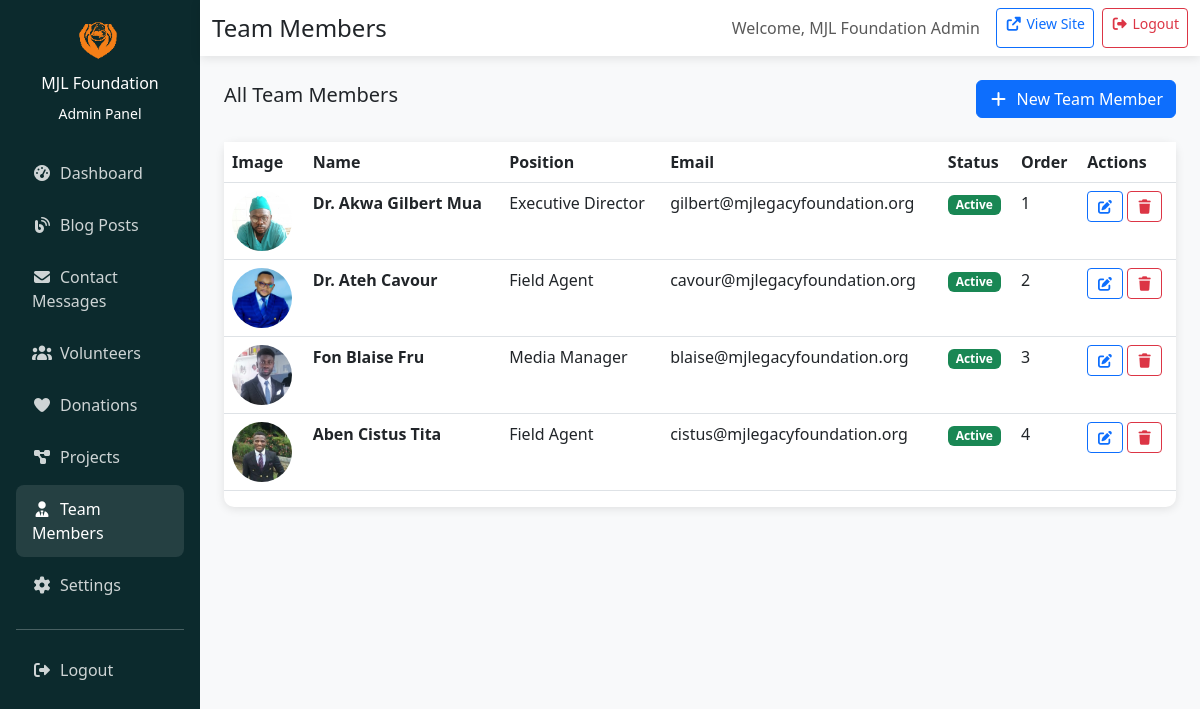
/admin/team.php (signed in), run on the app's committed database.
### tables this page shows
CREATE TABLE team_members (
    id INT AUTO_INCREMENT PRIMARY KEY,
    name VARCHAR(100) NOT NULL,
    position VARCHAR(100) NOT NULL,
    bio TEXT,
    image VARCHAR(255),
    email VARCHAR(100),
    phone VARCHAR(20),
    social_facebook VARCHAR(255),
    social_twitter VARCHAR(255),
    social_linkedin VARCHAR(255),
    is_active BOOLEAN DEFAULT TRUE,
    sort_order INT DEFAULT 0,
    created_at TIMESTAMP DEFAULT CURRENT_TIMESTAMP,
    updated_at TIMESTAMP DEFAULT CURRENT_TIMESTAMP ON UPDATE CURRENT_TIMESTAMP
);

### admin/team.php (the view, shortened to what this page needs)
<?php
require_once '../includes/config.php';
$action = $_GET['action'] ?? 'list';
$team_members = [];
if ($action === 'list') {
    try {
        $stmt = $pdo->query("SELECT * FROM team_members ORDER BY sort_order ASC, name ASC");
        $team_members = $stmt->fetchAll();
    } catch (PDOException $e) {
        $message = '<div class="alert alert-danger">Error loading team members: ' . $e->getMessage() . '</div>';
    }
}
?>
<!DOCTYPE html>
<html lang="en">
<head>
    <link href="https://cdn.jsdelivr.net/npm/bootstrap@5.3.0/dist/css/bootstrap.min.css" rel="stylesheet">
    <link rel="stylesheet" href="https://cdnjs.cloudflare.com/ajax/libs/font-awesome/7.0.0/css/all.min.css">
</head>
<body>
    <div class="container-fluid">
        <div class="row">
            <div class="col-md-3 col-lg-2 px-0">
                <div class="sidebar p-3">
                    <div class="text-center mb-4">
                        <img src="../assets/images/logo.png" alt="MJL Foundation" height="50" class="mb-2">
                        <h6>MJL Foundation</h6>
                        <small>Admin Panel</small>
                    </div>
                    <nav class="nav flex-column">
                        <a class="nav-link" href="dashboard.php">
                            <i class="fas fa-tachometer-alt me-2"></i>Dashboard
                        </a>
                        <a class="nav-link" href="blog-posts.php">
                            <i class="fas fa-blog me-2"></i>Blog Posts
                        </a>
                        <a class="nav-link" href="contact-submissions.php">
                            <i class="fas fa-envelope me-2"></i>Contact Messages
                        </a>
                        <a class="nav-link" href="volunteers.php">
                            <i class="fas fa-users me-2"></i>Volunteers
                        </a>
                        <a class="nav-link" href="donations.php">
                            <i class="fas fa-heart me-2"></i>Donations
                        </a>
                        <a class="nav-link" href="projects.php">
                            <i class="fas fa-project-diagram me-2"></i>Projects
                        </a>
                        <a class="nav-link active" href="team.php">
                            <i class="fas fa-user-tie me-2"></i>Team Members
                        </a>
                        <a class="nav-link" href="settings.php">
                            <i class="fas fa-cog me-2"></i>Settings
                        </a>
                        <hr class="my-3">
                        <a class="nav-link" href="logout.php">
                            <i class="fas fa-sign-out-alt me-2"></i>Logout
                        </a>
                    </nav>
                </div>
            </div>
            <div class="col-md-9 col-lg-10 px-0">
                <div class="main-content">
                    <nav class="navbar navbar-expand-lg">
                        <div class="container-fluid">
                            <h4 class="mb-0">
                                <?php if ($action === 'new'): ?>
                                    New Team Member
                                <?php elseif ($action === 'edit'): ?>
                                    Edit Team Member
                                <?php else: ?>
                                    Team Members
                                <?php endif; ?>
                            </h4>
                            <div class="navbar-nav ms-auto">
                                <span class="navbar-text me-3">
                                    Welcome, <?php echo htmlspecialchars($_SESSION['full_name'] ?? $_SESSION['username'] ?? 'Admin'); ?>
                                </span>
                                <a href="../index.php" class="btn btn-outline-primary btn-sm me-2">
                                    <i class="fas fa-external-link-alt me-1"></i>View Site
                                </a>
                                <a href="logout.php" class="btn btn-outline-danger btn-sm">
                                    <i class="fas fa-sign-out-alt me-1"></i>Logout
                                </a>
                            </div>
                        </div>
                    </nav>
                    <div class="p-4">
                        <?php if ($action === 'list'): ?>
                            <div class="d-flex justify-content-between align-items-center mb-4">
                                <h5>All Team Members</h5>
                                <a href="?action=new" class="btn btn-primary">
                                    <i class="fas fa-plus me-2"></i>New Team Member
                                </a>
                            </div>
                            <div class="table-card">
                                <div class="card-body">
                                    <?php if (empty($team_members)): ?>
                                        <p class="text-muted mx-3">No team members found.</p>
                                    <?php else: ?>
                                        <div class="table-responsive">
                                            <table class="table table-hover">
                                                <thead>
                                                    <tr>
                                                        <th>Image</th>
                                                        <th>Name</th>
                                                        <th>Position</th>
                                                        <th>Email</th>
                                                        <th>Status</th>
                                                        <th>Order</th>
                                                        <th>Actions</th>
                                                    </tr>
                                                </thead>
                                                <tbody>
                                                    <?php foreach ($team_members as $member): ?>
                                                        <tr>
                                                            <td>
                                                                <?php if ($member['image']): ?>
                                                                    <img src="../assets/images/<?php echo htmlspecialchars($member['image']); ?>"
                                                                         alt="<?php echo htmlspecialchars($member['name']); ?>"
                                                                         class="team-member-image">
                                                                <?php else: ?>
                                                                    <div class="team-member-image bg-secondary d-flex align-items-center justify-content-center">
                                                                        <i class="fas fa-user text-white"></i>
                                                                    </div>
                                                                <?php endif; ?>
                                                            </td>
                                                            <td>
                                                                <strong><?php echo htmlspecialchars($member['name']); ?></strong>
                                                            </td>
                                                            <td><?php echo htmlspecialchars($member['position']); ?></td>
                                                            <td><?php echo htmlspecialchars($member['email']); ?></td>
                                                            <td>
                                                                <?php if ($member['is_active']): ?>
                                                                    <span class="badge bg-success">Active</span>
                                                                <?php else: ?>
                                                                    <span class="badge bg-secondary">Inactive</span>
                                                                <?php endif; ?>
                                                            </td>
                                                            <td><?php echo $member['sort_order']; ?></td>
                                                            <td>
                                                                <a href="?action=edit&id=<?php echo $member['id']; ?>" class="btn btn-sm btn-outline-primary">
                                                                    <i class="fas fa-edit"></i>
                                                                </a>
                                                                <button class="btn btn-sm btn-outline-danger" onclick="deleteMember(<?php echo $member['id']; ?>)">
                                                                    <i class="fas fa-trash"></i>
                                                                </button>
                                                            </td>
                                                        </tr>
                                                    <?php endforeach; ?>
                                                </tbody>
                                            </table>
                                        </div>
                                    <?php endif; ?>
                                </div>
                            </div>
                        <?php endif; ?>
                    </div>
                </div>
            </div>
        </div>
    </div>
</body>
</html>

### admin/team.php (style rules this page uses)
:root { --primary-color: #0c2a2d; --secondary-color: #ff5e28; --accent-color: #67BDB0; }
.sidebar { background: var(--primary-color); min-height: 100vh; color: white; }
.sidebar .nav-link { color: rgba(255,255,255,0.8); padding: 0.75rem 1rem; border-radius: 8px; margin-bottom: 0.25rem; }
.sidebar .nav-link:hover, .sidebar .nav-link.active { color: white; background: rgba(255,255,255,0.1); }
.main-content { background: #f8f9fa; min-height: 100vh; }
.navbar { background: white; box-shadow: 0 2px 10px rgba(0,0,0,0.1); }
.table-card { background: white; border-radius: 10px; box-shadow: 0 2px 10px rgba(0,0,0,0.1); }
.team-member-image { width: 60px; height: 60px; object-fit: cover; border-radius: 50%; }

### data on the page
team_members: image (picture), name "Dr. Akwa Gilbert Mua", position "Executive Director", email "gilbert@mjlegacyfoundation.org", is_active "Active", sort_order "1"
team_members: image (picture), name "Dr. Ateh Cavour", position "Field Agent", email "cavour@mjlegacyfoundation.org", is_active "Active", sort_order "2"
team_members: image (picture), name "Fon Blaise Fru", position "Media Manager", email "blaise@mjlegacyfoundation.org", is_active "Active", sort_order "3"
team_members: image (picture), name "Aben Cistus Tita", position "Field Agent", email "cistus@mjlegacyfoundation.org", is_active "Active", sort_order "4"

### other printed values
$_SESSION['full_name'] "MJL Foundation Admin"
